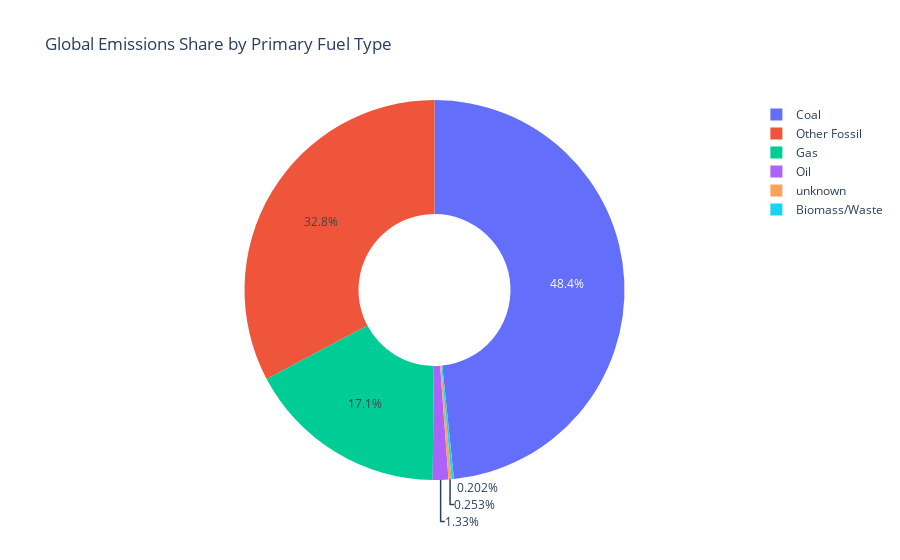

Notebook cell for this chart:
### Code cell
fuel_counts = res.groupby('primary_fuel')['sum_emissions_quantity_t'].sum().reset_index()

fig = px.pie(fuel_counts, values='sum_emissions_quantity_t', names='primary_fuel', 
             title='Global Emissions Share by Primary Fuel Type',
             hole=0.4)
fig.show()

### Figure 1 — Plotly figure (JSON) as saved in the notebook; plotly's stock layout.template omitted (floating-point values rounded to 4 significant figures)
{"data": [{"domain": {"x": [0, 1], "y": [0, 1]}, "hole": 0.4, "hovertemplate": "primary_fuel=%{label}<br>sum_emissions_quantity_t=%{value}<extra></extra>", "labels": ["Biomass/Waste", "Coal", "Gas", "Oil", "Other Fossil", "unknown"], "legendgroup": "", "name": "", "showlegend": true, "type": "pie", "values": [107800000.0, 25840000000.0, 9128000000.0, 709900000.0, 17500000000.0, 135300000.0]}], "layout": {"legend": {"tracegroupgap": 0}, "title": {"text": "Global Emissions Share by Primary Fuel Type"}}}
